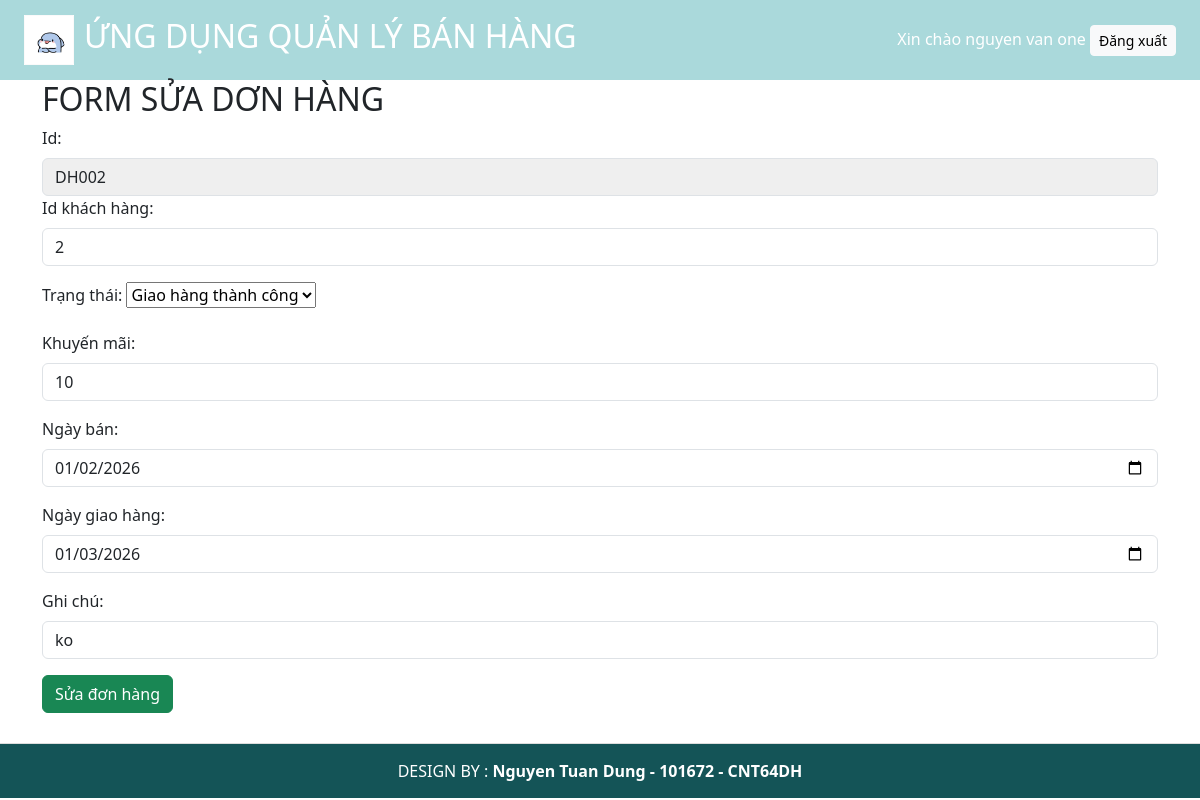
/formSua.php?sid=DH002 (signed in), run on the app's committed database.
### tables this page shows
CREATE TABLE `donhang` (
  `id` varchar(32) NOT NULL,
  `khachhang_id` int NOT NULL,
  `trangthai` int NOT NULL,
  `khuyenmai` int NOT NULL,
  `ngayban` datetime NOT NULL,
  `ngaygiaohang` datetime NOT NULL,
  `ghichu` text NOT NULL
);

### formSua.php (the view, shortened to what this page needs)
<?php
    include "ketnoi.php";
    $id = $_GET["sid"];
    $sql = "SELECT * FROM `donhang` WHERE id = '$id'";
   $result = $conn->query($sql);
   $row = $result->fetch_assoc();
   include "header.php";
?>
<body>
    <div class="container">
        <h2>FORM SỬA DƠN HÀNG</h2>
        <form action="sua.php" method="post" enctype="multipart/form-data">
            <div class="form-group">
                <label class="form-label" for="id">Id:</label>
                <input type="text" id="id" name="id" placeholder="Nhập ma don hang" class="form-control"
                value="<?php echo $id ?>" readonly style = "background: #eeee;">
            </div>
            <div class="mb-3">
                <label for="khachhang_id" class="form-label">Id khách hàng:</label>
                <input type="number" class="form-control" id="khachhang_id" placeholder="Enter khachhang id" name="khachhang_id"
                value="<?php echo $row["khachhang_id"] ?>" required>
            </div>
            <div class="mb-3">
                <label for="trangthai" class="form-label">Trạng thái:</label>
                <select name="trangthai" id="trangthai">
                    <option <?php if($row["trangthai"] == 1) echo "selected"?> value="1">Giao hàng thành công</option>
                </select>
            </div>
            <div class="mb-3">
                <label for="khuyenmai" class="form-label">Khuyến mãi:</label>
                <input type="number" class="form-control" id="khuyenmai" placeholder="Enter khuyen mai " name="khuyenmai"
                value="<?php echo $row["khuyenmai"] ?>" required>
            </div>
            <div class="mb-3">
                <label for="ngayban" class="form-label">Ngày bán:</label>
                <input type="date" class="form-control" id="ngayban" placeholder="Enter ngay ban " name="ngayban"
                value="<?php echo date('Y-m-d',strtotime($row["ngayban"])) ?>" required>
            </div>
            <div class="mb-3">
                <label for="ngaygiaohang" class="form-label">Ngày giao hàng:</label>
                <input type="date" class="form-control" id="ngaygiaohang" placeholder="Enter ngay giao hang " name="ngaygiaohang"
                value="<?php echo date('Y-m-d',strtotime($row["ngaygiaohang"])) ?>" required>
            </div>
            <div class="mb-3">
                <label for="ghichu" class="form-label">Ghi chú:</label>
                <input type="text" class="form-control" id="ghichu" placeholder="Enter ghi chu " name="ghichu"
                value="<?php echo $row["ghichu"] ?>" required>
            </div>
            <button type="submit" class="btn btn-success">Sửa đơn hàng</button>
    </div>
</body>
<?php
    include "footer.php";
?>
</html>

### data on the page
donhang: khachhang_id "2", trangthai "Giao hàng thành công", khuyenmai "10", ngayban "01/02/2026", ngaygiaohang "01/03/2026", ghichu "ko"

### other printed values
$_SESSION['tendaydu'] "nguyen van one"
